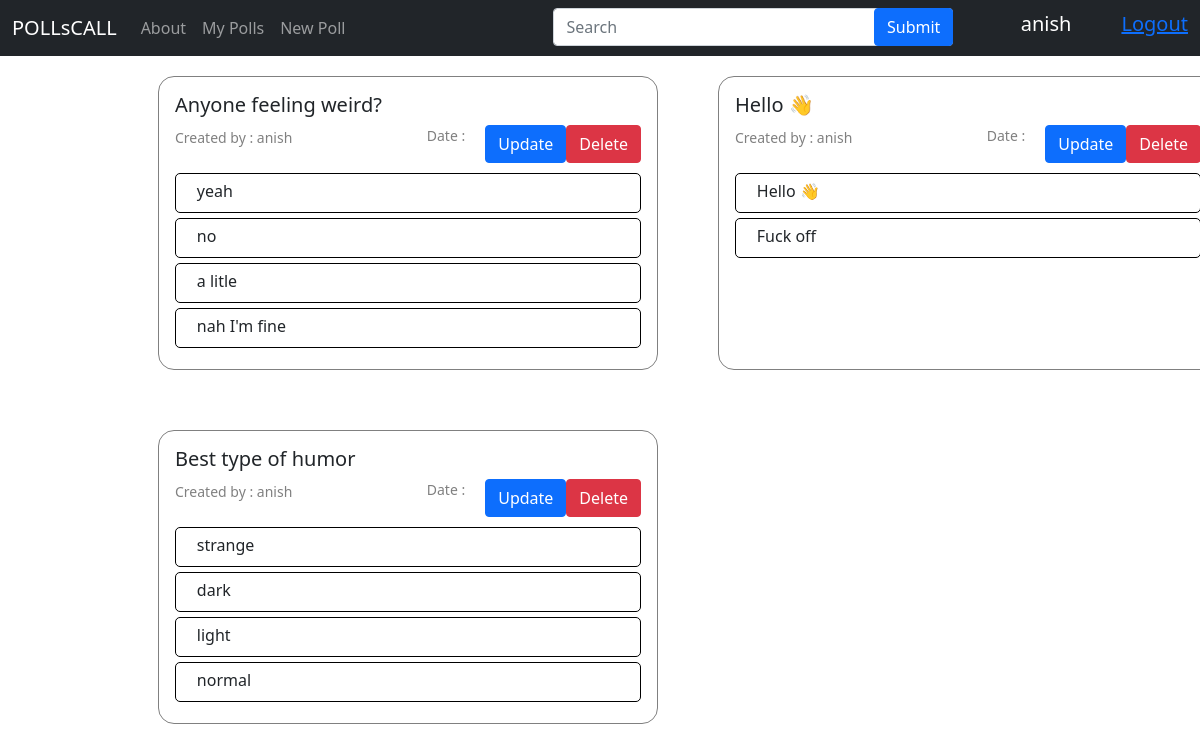
/mypolls/ (signed in), run on an earlier commit of the app's database.
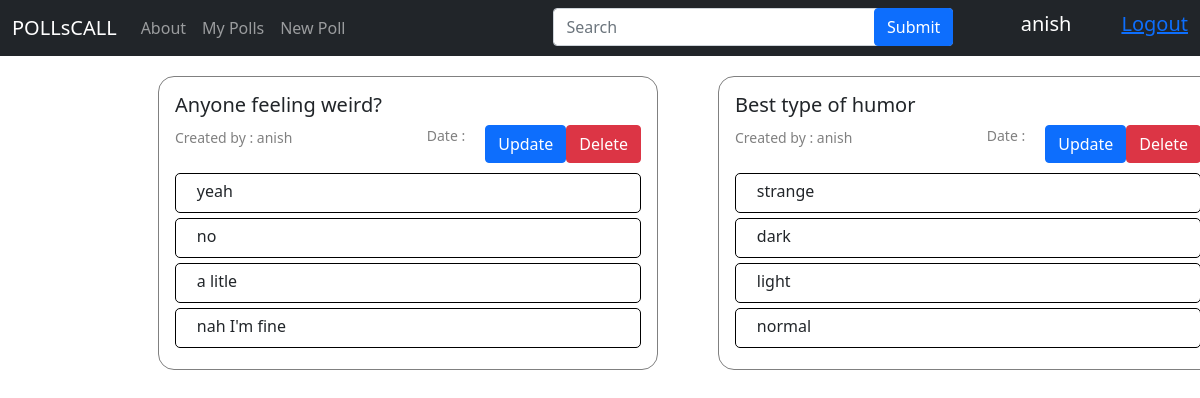
And on a later commit of the database.
### polls/models.py (models this page shows, shortened)
class Poll(models.Model):
    question = models.CharField(max_length=255)
    creator =  models.ForeignKey(User, on_delete=models.CASCADE)
    pub_date = models.DateTimeField("date published",default=timezone.now)

class Choice(models.Model):
    question = models.ForeignKey(Poll, on_delete=models.CASCADE)
    option_text = models.CharField(max_length=255)
    votes = models.IntegerField(default=0)

### polls/views.py (the view)
# urls.py: path('mypolls/',views.mypolls,name='mypolls'),
def mypolls(request):
    poll = Poll.objects.all()
    choice = Choice.objects.all()
    if request.GET.get('search'):
        poll = poll.filter(question__icontains = request.GET.get('search') )
    if request.user.is_anonymous:
        return redirect("/login")
    if poll.exists():
        return render(request, "mypolls.html",{"polls":poll,"choice":choice,"vote":vote,"user":request.user})
    else:
        return HttpResponse("You haven't yet created any poll.")

### templates/mypolls.html (shortened to what this page needs)
{% extends 'base.html' %}  {% block serach_bar %}
<div style="position: relative; width: 400px">
  <form action="">
    <input
      type="text"
      id="search"
      name="search"
      class="form-control"
      placeholder="Search"
    />
    <button
      type="submit"
      class="btn btn-primary"
      style="position: absolute; top: 0; right: 0"
    >
      Submit
    </button>
  </form>
</div>
{% endblock serach_bar %} {% block body %}
<div class="wrapper">
  {% for poll in polls %}
   {% if poll.creator.username == user.username %}
   {% if polls %}
  <div class="card-body pollContent" style="min-width: 400px; overflow: wrap">
    <h5 class="card-title">{{poll.question}}</h5>
    <a href="/delete/{{poll.id}}" class="btn btn-danger" style="float: right"
      >Delete</a
    >
    <a href="/update/{{poll.id}}" class="btn btn-primary" style="float: right"
      >Update</a
    >
    <weak>
      Created by : {{poll.creator}}
      <div>Date : {{poll.date}}</div> </weak
    ><br /><br />
    {% for choice in poll.choice_set.all %}
    <div class="options vote-button">
      &nbsp;&nbsp;&nbsp;&nbsp;&nbsp;{{choice.option_text}}
    </div>
    {% endfor %}
  </div>
  {% else %}
  <h1 style="align-text: center">Login to see your polls.</h1>
  {% endif %}
  {% endif %}
  {% endfor %}
</div>
{% endblock body %}

What changed in the data, as far as the page shows it:
removed Poll: question "Hello 👋", creator "anish"
removed Choice: option_text "Hello 👋"
removed Choice: option_text "Fuck off", shown under "Hello 👋"
